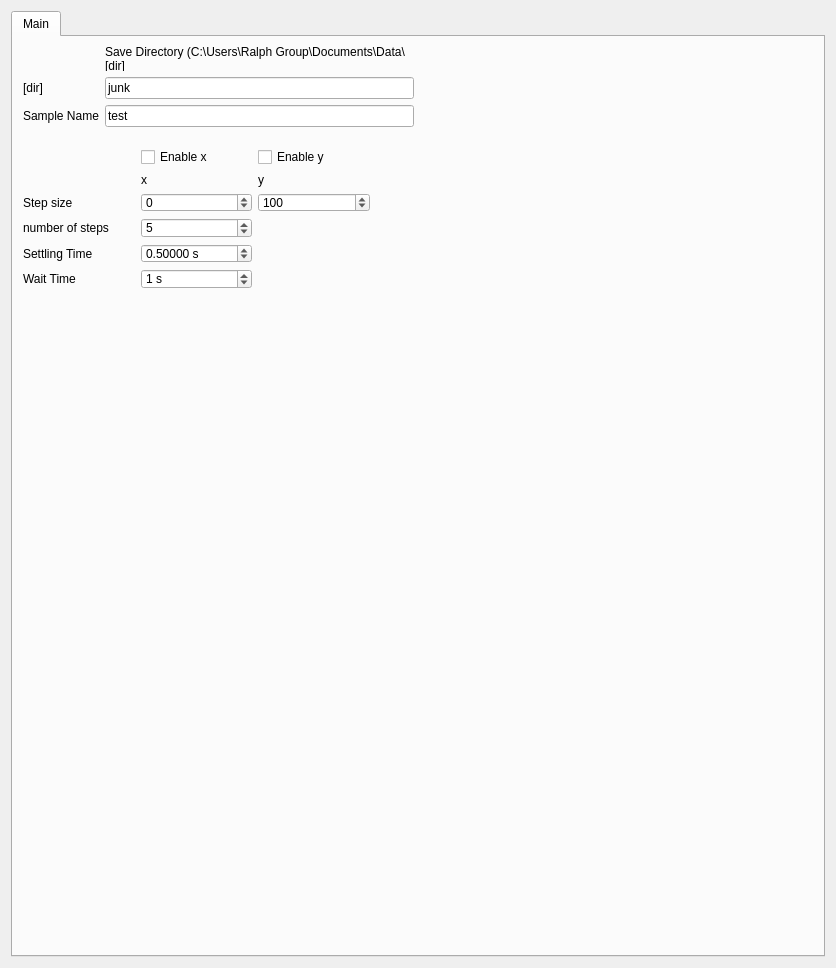
<?xml version="1.0" encoding="UTF-8"?>
<ui version="4.0">
 <class>Form</class>
 <widget class="QWidget" name="Form">
  <property name="geometry">
   <rect>
    <x>0</x>
    <y>0</y>
    <width>836</width>
    <height>968</height>
   </rect>
  </property>
  <property name="windowTitle">
   <string>Form</string>
  </property>
  <layout class="QVBoxLayout" name="verticalLayout">
   <item>
    <widget class="QTabWidget" name="tabWidget">
     <property name="toolTip">
      <string>&lt;html&gt;&lt;head/&gt;&lt;body&gt;&lt;p&gt;Field Parameters&lt;/p&gt;&lt;/body&gt;&lt;/html&gt;</string>
     </property>
     <property name="currentIndex">
      <number>0</number>
     </property>
     <widget class="QWidget" name="tab">
      <attribute name="title">
       <string>Main</string>
      </attribute>
      <widget class="QWidget" name="gridLayoutWidget">
       <property name="geometry">
        <rect>
         <x>10</x>
         <y>110</y>
         <width>347</width>
         <height>142</height>
        </rect>
       </property>
       <layout class="QGridLayout" name="gridLayout_2">
        <item row="2" column="1">
         <widget class="QDoubleSpinBox" name="delta_x">
          <property name="suffix">
           <string/>
          </property>
          <property name="decimals">
           <number>0</number>
          </property>
          <property name="minimum">
           <double>-2000.000000000000000</double>
          </property>
          <property name="maximum">
           <double>2000.000000000000000</double>
          </property>
          <property name="value">
           <double>0.000000000000000</double>
          </property>
         </widget>
        </item>
        <item row="2" column="0">
         <widget class="QLabel" name="label_32">
          <property name="text">
           <string>Step size</string>
          </property>
         </widget>
        </item>
        <item row="1" column="2">
         <widget class="QLabel" name="label_37">
          <property name="text">
           <string>y</string>
          </property>
         </widget>
        </item>
        <item row="2" column="2">
         <widget class="QDoubleSpinBox" name="delta_y">
          <property name="suffix">
           <string/>
          </property>
          <property name="decimals">
           <number>0</number>
          </property>
          <property name="minimum">
           <double>-2000.000000000000000</double>
          </property>
          <property name="maximum">
           <double>2000.000000000000000</double>
          </property>
          <property name="value">
           <double>100.000000000000000</double>
          </property>
         </widget>
        </item>
        <item row="3" column="1">
         <widget class="QDoubleSpinBox" name="num_steps">
          <property name="suffix">
           <string/>
          </property>
          <property name="decimals">
           <number>0</number>
          </property>
          <property name="maximum">
           <double>1000.000000000000000</double>
          </property>
          <property name="value">
           <double>5.000000000000000</double>
          </property>
         </widget>
        </item>
        <item row="0" column="2">
         <widget class="QCheckBox" name="y_enable">
          <property name="text">
           <string>Enable y</string>
          </property>
         </widget>
        </item>
        <item row="0" column="1">
         <widget class="QCheckBox" name="x_enable">
          <property name="text">
           <string>Enable x</string>
          </property>
         </widget>
        </item>
        <item row="1" column="1">
         <widget class="QLabel" name="label_36">
          <property name="text">
           <string>x</string>
          </property>
         </widget>
        </item>
        <item row="3" column="0">
         <widget class="QLabel" name="label_34">
          <property name="text">
           <string>number of steps</string>
          </property>
         </widget>
        </item>
        <item row="4" column="0">
         <widget class="QLabel" name="label_39">
          <property name="text">
           <string>Settling Time</string>
          </property>
         </widget>
        </item>
        <item row="5" column="0">
         <widget class="QLabel" name="label_40">
          <property name="text">
           <string>Wait Time</string>
          </property>
         </widget>
        </item>
        <item row="4" column="1">
         <widget class="QDoubleSpinBox" name="settling">
          <property name="suffix">
           <string> s</string>
          </property>
          <property name="decimals">
           <number>5</number>
          </property>
          <property name="maximum">
           <double>1000.000000000000000</double>
          </property>
          <property name="value">
           <double>0.500000000000000</double>
          </property>
         </widget>
        </item>
        <item row="5" column="1">
         <widget class="QDoubleSpinBox" name="wait">
          <property name="suffix">
           <string> s</string>
          </property>
          <property name="decimals">
           <number>0</number>
          </property>
          <property name="maximum">
           <double>10000.000000000000000</double>
          </property>
          <property name="value">
           <double>1.000000000000000</double>
          </property>
         </widget>
        </item>
       </layout>
      </widget>
      <widget class="QWidget" name="layoutWidget">
       <property name="geometry">
        <rect>
         <x>10</x>
         <y>10</y>
         <width>391</width>
         <height>80</height>
        </rect>
       </property>
       <layout class="QGridLayout" name="save_params_2">
        <item row="4" column="0">
         <widget class="QLabel" name="label_35">
          <property name="enabled">
           <bool>true</bool>
          </property>
          <property name="text">
           <string>Sample Name</string>
          </property>
         </widget>
        </item>
        <item row="4" column="1">
         <widget class="QLineEdit" name="sample_name">
          <property name="text">
           <string>test</string>
          </property>
          <property name="placeholderText">
           <string>test</string>
          </property>
         </widget>
        </item>
        <item row="3" column="0">
         <widget class="QLabel" name="label_38">
          <property name="text">
           <string>[dir]</string>
          </property>
         </widget>
        </item>
        <item row="3" column="1">
         <widget class="QLineEdit" name="save_dir">
          <property name="text">
           <string>junk</string>
          </property>
         </widget>
        </item>
        <item row="0" column="1">
         <widget class="QLabel" name="label_9">
          <property name="text">
           <string>Save Directory (C:\Users\Ralph Group\Documents\Data\[dir]</string>
          </property>
          <property name="wordWrap">
           <bool>true</bool>
          </property>
         </widget>
        </item>
       </layout>
      </widget>
     </widget>
    </widget>
   </item>
  </layout>
 </widget>
 <resources/>
 <connections/>
</ui>
